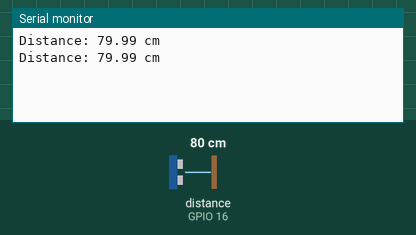
Recording of a sketch running on a simulated ESP32. On the bench: the last lines printed to the serial monitor. Wiring (inferred from the names in the program): ultrasonic range finder: trigger GPIO 15; echo GPIO 16. Inputs (shaded band) come from the test bench; at power-on: distance to the obstacle (sensor on GPIO 16) 80 cm. The echo pulse lasts 58.3 µs per cm.

Above: at 1.8 s.
1.9 s: distance to the obstacle (sensor on GPIO 16) set to 2 cm
At 2.3 s:
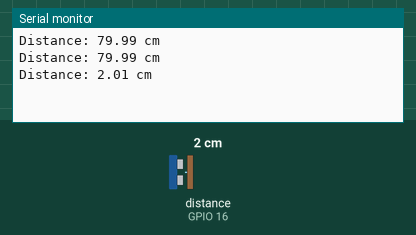
3.4 s: distance to the obstacle (sensor on GPIO 16) set to 4 cm
At 4.8 s:
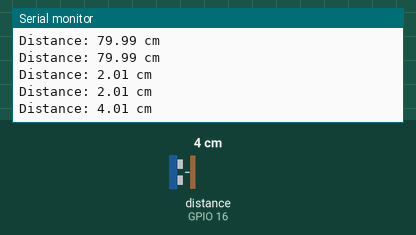
Timing chart, 0 to 6.4 s (numbered marks = the images above; inputs shaded):
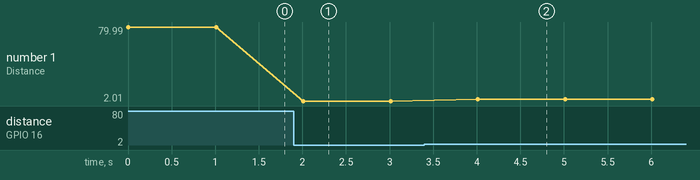

Measured:
- after the input at 1.9 s, the serial monitor: prints a new line after 0.11 s (image 1)
- after the input at 3.4 s, the serial monitor: prints a new line after 0.61 s (image 2)
- plotted number 1: 79.99 → 2.01 after the input at 1.9 s, 2.01 → 4.01 after the input at 3.4 s

The sketch:

BasicExample.ino
```cpp
#include <UltrasonicESP32.h>

// Define trigger and echo pins
#define TRIG_PIN 15
#define ECHO_PIN 16

UltrasonicESP32 ultrasonic(TRIG_PIN, ECHO_PIN);

void setup() {
    Serial.begin(115200);
}

void loop() {
    float distanceCM = ultrasonic.readDistanceCM();
    Serial.print("Distance: ");
    Serial.print(distanceCM);
    Serial.println(" cm");

    delay(1000);
}
```

UltrasonicESP32.cpp
```cpp
#include "UltrasonicESP32.h"

UltrasonicESP32::UltrasonicESP32(uint8_t trigPin, uint8_t echoPin) {
    _trigPin = trigPin;
    _echoPin = echoPin;
    pinMode(_trigPin, OUTPUT);
    pinMode(_echoPin, INPUT);
}

long UltrasonicESP32::_measurePulseDuration() {
    // Ensure trigger pin is LOW
    digitalWrite(_trigPin, LOW);
    delayMicroseconds(2);

    // Trigger a 10 microsecond pulse
    digitalWrite(_trigPin, HIGH);
    delayMicroseconds(10);
    digitalWrite(_trigPin, LOW);

    // Measure the duration of the echo pulse
    return pulseIn(_echoPin, HIGH);
}

float UltrasonicESP32::readDistanceCM() {
    long duration = _measurePulseDuration();
    // Calculate distance in cm (Speed of sound is 34300 cm/s)
    return (duration * 0.0343) / 2.0;
}

float UltrasonicESP32::readDistanceInches() {
    long duration = _measurePulseDuration();
    // Calculate distance in inches (Speed of sound is 13503.9 inches/s)
    return (duration * 0.0135039) / 2.0;
}
```

UltrasonicESP32.h
```cpp
#ifndef ULTRASONIC_ESP32_H
#define ULTRASONIC_ESP32_H

#include <Arduino.h>

class UltrasonicESP32 {
  public:
    // Constructor to initialize with trigger and echo pins
    UltrasonicESP32(uint8_t trigPin, uint8_t echoPin);

    // Method to measure distance in centimeters
    float readDistanceCM();

    // Method to measure distance in inches
    float readDistanceInches();

  private:
    uint8_t _trigPin;
    uint8_t _echoPin;

    // Method to calculate the duration of the ultrasonic pulse
    long _measurePulseDuration();
};

#endif
```
